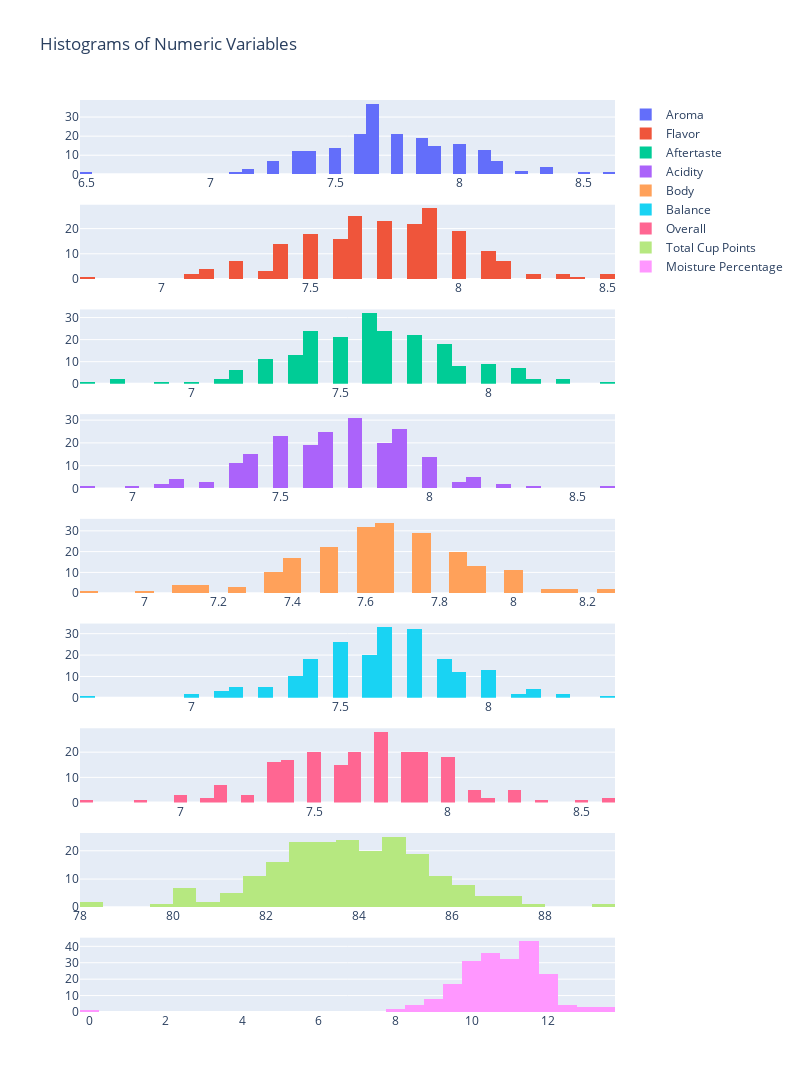

Here is the notebook cell this chart was saved with:
### Code cell
fig = make_subplots(rows = len(numeric_variables), cols = 1)
for i, variable in enumerate(numeric_variables):
    fig.add_trace(go.Histogram(x =coffee[variable], nbinsx=50, name=variable), row = i + 1, col = 1)
    
fig.update_layout(height=175*len(numeric_variables), width=800, title_text="Histograms of Numeric Variables",)
fig.show()

### Figure 1 — Plotly figure (JSON) as saved in the notebook; plotly's stock layout.template omitted (floating-point values rounded to 4 significant figures; data arrays with more than 128 entries replaced by an {"elided": "..."} marker saying what was removed)
{"data": [{"name": "Aroma", "nbinsx": 50, "type": "histogram", "x": {"elided": "207 float values"}, "xaxis": "x", "yaxis": "y"}, {"name": "Flavor", "nbinsx": 50, "type": "histogram", "x": {"elided": "207 float values"}, "xaxis": "x2", "yaxis": "y2"}, {"name": "Aftertaste", "nbinsx": 50, "type": "histogram", "x": {"elided": "207 float values"}, "xaxis": "x3", "yaxis": "y3"}, {"name": "Acidity", "nbinsx": 50, "type": "histogram", "x": {"elided": "207 float values"}, "xaxis": "x4", "yaxis": "y4"}, {"name": "Body", "nbinsx": 50, "type": "histogram", "x": {"elided": "207 float values"}, "xaxis": "x5", "yaxis": "y5"}, {"name": "Balance", "nbinsx": 50, "type": "histogram", "x": {"elided": "207 float values"}, "xaxis": "x6", "yaxis": "y6"}, {"name": "Overall", "nbinsx": 50, "type": "histogram", "x": {"elided": "207 float values"}, "xaxis": "x7", "yaxis": "y7"}, {"name": "Total Cup Points", "nbinsx": 50, "type": "histogram", "x": {"elided": "207 float values"}, "xaxis": "x8", "yaxis": "y8"}, {"name": "Moisture Percentage", "nbinsx": 50, "type": "histogram", "x": {"elided": "207 float values"}, "xaxis": "x9", "yaxis": "y9"}], "layout": {"height": 1575, "title": {"text": "Histograms of Numeric Variables"}, "width": 800, "xaxis": {"anchor": "y", "domain": [0, 1]}, "xaxis2": {"anchor": "y2", "domain": [0, 1]}, "xaxis3": {"anchor": "y3", "domain": [0, 1]}, "xaxis4": {"anchor": "y4", "domain": [0, 1]}, "xaxis5": {"anchor": "y5", "domain": [0, 1]}, "xaxis6": {"anchor": "y6", "domain": [0, 1]}, "xaxis7": {"anchor": "y7", "domain": [0, 1]}, "xaxis8": {"anchor": "y8", "domain": [0, 1]}, "xaxis9": {"anchor": "y9", "domain": [0, 1]}, "yaxis": {"anchor": "x", "domain": [0.9185, 1]}, "yaxis2": {"anchor": "x2", "domain": [0.8037, 0.8852]}, "yaxis3": {"anchor": "x3", "domain": [0.6889, 0.7704]}, "yaxis4": {"anchor": "x4", "domain": [0.5741, 0.6556]}, "yaxis5": {"anchor": "x5", "domain": [0.4593, 0.5407]}, "yaxis6": {"anchor": "x6", "domain": [0.3444, 0.4259]}, "yaxis7": {"anchor": "x7", "domain": [0.2296, 0.3111]}, "yaxis8": {"anchor": "x8", "domain": [0.1148, 0.1963]}, "yaxis9": {"anchor": "x9", "domain": [0, 0.08148]}}}
